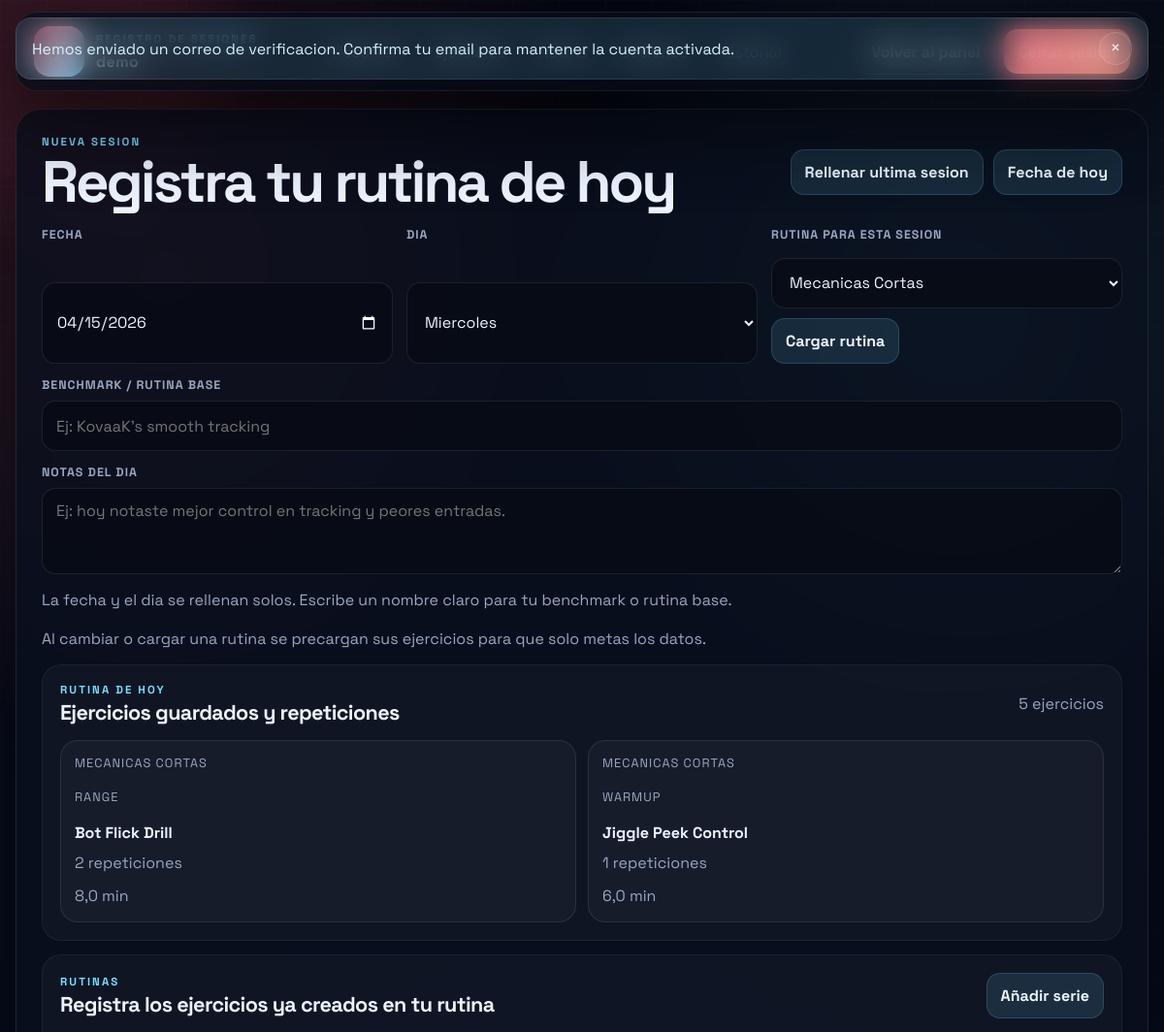
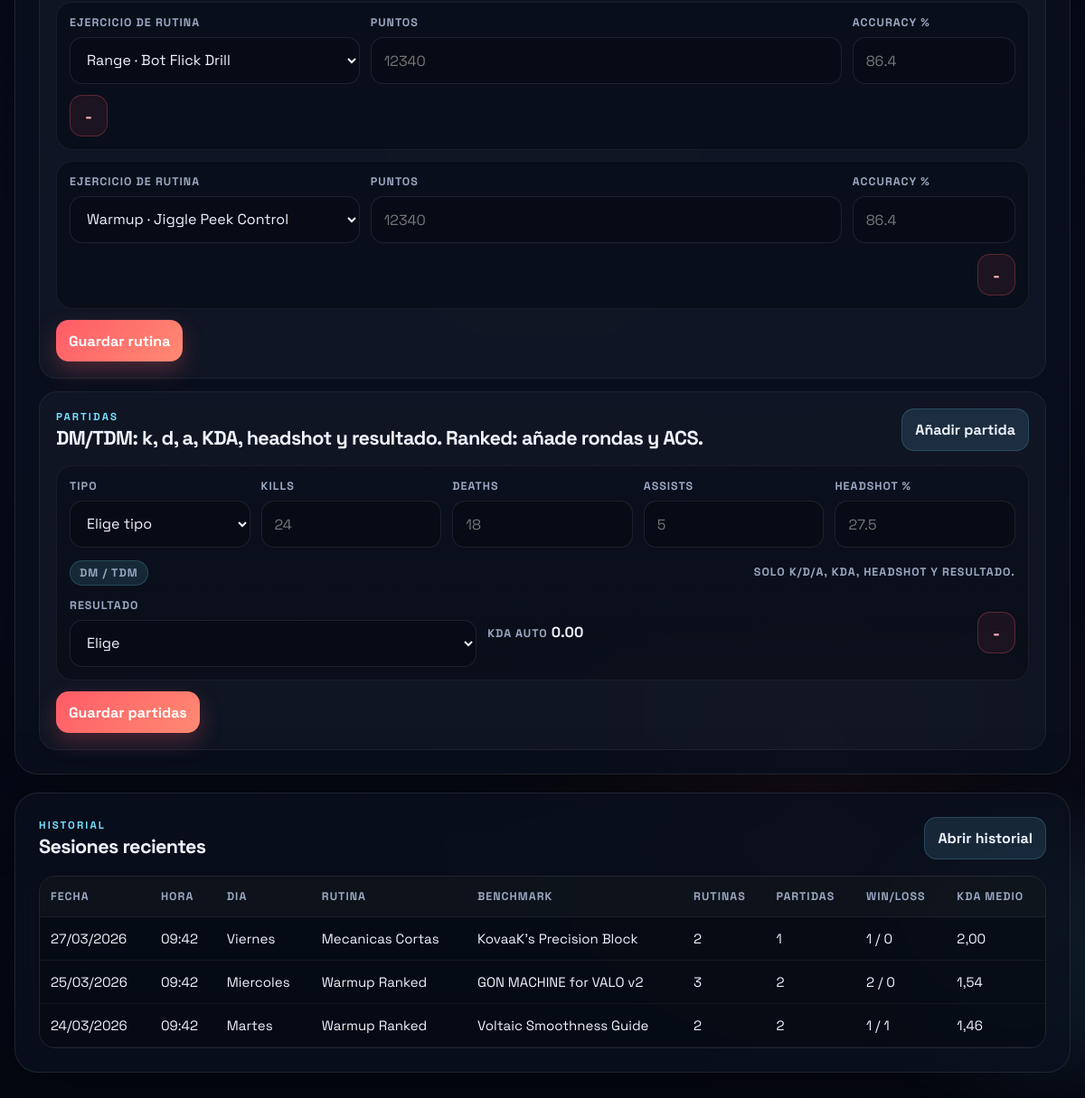
The page /sessions.php (signed in) on the database its author committed (2 pictures, top to bottom).
### tables this page shows
CREATE TABLE IF NOT EXISTS users (
    id INT UNSIGNED NOT NULL AUTO_INCREMENT,
    username VARCHAR(50) NOT NULL,
    email VARCHAR(120) NOT NULL,
    password_hash VARCHAR(255) NOT NULL,
    email_verified_at TIMESTAMP NULL DEFAULT NULL,
    email_verification_token_hash CHAR(64) NULL,
    email_verification_sent_at TIMESTAMP NULL DEFAULT NULL,
    created_at TIMESTAMP NOT NULL DEFAULT CURRENT_TIMESTAMP,
    updated_at TIMESTAMP NOT NULL DEFAULT CURRENT_TIMESTAMP ON UPDATE CURRENT_TIMESTAMP,
    PRIMARY KEY (id),
    UNIQUE KEY uq_users_username (username),
    UNIQUE KEY uq_users_email (email)
);

CREATE TABLE IF NOT EXISTS user_routine_items (
    id INT UNSIGNED NOT NULL AUTO_INCREMENT,
    user_id INT UNSIGNED NOT NULL,
    routine_name VARCHAR(120) NOT NULL DEFAULT 'Rutina principal',
    exercise_id INT UNSIGNED NOT NULL,
    sort_order INT NOT NULL DEFAULT 0,
    repetitions INT UNSIGNED NOT NULL DEFAULT 1,
    target_minutes DECIMAL(6,2) NULL,
    target_accuracy DECIMAL(5,2) NULL,
    notes TEXT NULL,
    created_at TIMESTAMP NOT NULL DEFAULT CURRENT_TIMESTAMP,
    updated_at TIMESTAMP NOT NULL DEFAULT CURRENT_TIMESTAMP ON UPDATE CURRENT_TIMESTAMP,
    PRIMARY KEY (id),
    UNIQUE KEY uq_user_routine_user_name_exercise (user_id, routine_name, exercise_id),
    KEY idx_user_routine_user (user_id),
    KEY idx_user_routine_name (routine_name),
    KEY idx_user_routine_exercise (exercise_id),
    CONSTRAINT fk_user_routine_user
        FOREIGN KEY (user_id) REFERENCES users (id)
        ON DELETE CASCADE,
    CONSTRAINT fk_user_routine_exercise
        FOREIGN KEY (exercise_id) REFERENCES training_exercises (id)
        ON DELETE CASCADE
);

CREATE TABLE IF NOT EXISTS training_exercises (
    id INT UNSIGNED NOT NULL AUTO_INCREMENT,
    platform VARCHAR(40) NOT NULL,
    exercise_name VARCHAR(190) NOT NULL,
    notes TEXT NULL,
    created_at TIMESTAMP NOT NULL DEFAULT CURRENT_TIMESTAMP,
    updated_at TIMESTAMP NOT NULL DEFAULT CURRENT_TIMESTAMP ON UPDATE CURRENT_TIMESTAMP,
    PRIMARY KEY (id),
    UNIQUE KEY uq_training_exercises_platform_name (platform, exercise_name)
);

CREATE TABLE IF NOT EXISTS training_days (
    id INT UNSIGNED NOT NULL AUTO_INCREMENT,
    user_id INT UNSIGNED NOT NULL,
    session_date DATE NOT NULL,
    day_name VARCHAR(20) NOT NULL,
    session_routine_name VARCHAR(120) NULL,
    benchmark_routine_item_id INT UNSIGNED NULL,
    benchmark VARCHAR(190) NOT NULL,
    notes TEXT NULL,
    extra_data_json LONGTEXT NULL,
    created_at TIMESTAMP NOT NULL DEFAULT CURRENT_TIMESTAMP,
    updated_at TIMESTAMP NOT NULL DEFAULT CURRENT_TIMESTAMP ON UPDATE CURRENT_TIMESTAMP,
    PRIMARY KEY (id),
    UNIQUE KEY uq_training_days_user_date (user_id, session_date),
    KEY idx_training_days_benchmark_item (benchmark_routine_item_id),
    CONSTRAINT fk_training_days_user
        FOREIGN KEY (user_id) REFERENCES users (id)
        ON DELETE CASCADE,
    CONSTRAINT fk_training_days_benchmark_item
        FOREIGN KEY (benchmark_routine_item_id) REFERENCES user_routine_items (id)
        ON DELETE SET NULL
);

### sessions.php (the view, shortened to what the rows shown need)
<?php
require_once __DIR__ . '/db.php';
require_once __DIR__ . '/helpers.php';
require_once __DIR__ . '/app_context.php';
$pdo = null;
try {
    $pdo = db();
} catch (Throwable $throwable) {
    $dbError = 'No se pudo conectar a la base de datos. Revisa la configuracion de InfinityFree.';
}
$user = null;
$sessions = [];
$routineItems = [];
if ($pdo instanceof PDO) {
    $user = current_user($pdo);
    $sessions = fetch_sessions($pdo, (int) $user['id']);
    $routineItems = fetch_user_routine_items($pdo, (int) $user['id']);
}
?>
<!doctype html>
<html lang="es">
<head>
  <link rel="stylesheet" href="styles.css?v=<?= h(asset_version('styles.css')) ?>" />
</head>
<body>
  <header class="site-header card">
    <div class="brand brand-lockup">
      <div>
        <p class="eyebrow">Registro de sesiones</p>
        <h1><?= $user ? h($user['username']) : 'Training Log' ?></h1>
      </div>
    </div>
  </header>
  <main class="page-shell page-shell-wide">
    <section class="card overview-card">
      <div class="section-title">
        <div>
          <h2>Registra tu rutina de hoy</h2>
        </div>
      </div>
      <form class="entry-form compact-form" action="actions.php" method="post" data-draft-form="sessions">
        <?php if ($routineItems): ?>
          <section class="sub-section">
            <div class="routine-summary-grid">
              <?php foreach ($routineItems as $routineItem): ?>
                <article class="routine-summary-card" data-routine-name="<?= h((string) $routineItem['routine_name']) ?>">
                  <p class="panel-label"><?= h((string) $routineItem['routine_name']) ?></p>
                  <p class="panel-label"><?= h((string) $routineItem['platform']) ?></p>
                  <h4><?= h((string) $routineItem['exercise_name']) ?></h4>
                  <p class="small-muted"><?= h(format_int_es((int) $routineItem['repetitions'])) ?> repeticiones</p>
                  <p class="small-muted"><?= h($routineItem['target_minutes'] !== null ? format_float_es((float) $routineItem['target_minutes'], 1) . ' min' : 'Sin min objetivo') ?></p>
                </article>
              <?php endforeach; ?>
            </div>
          </section>
        <?php else: ?>
          <section class="sub-section">
            <p class="small-muted">No tienes rutina creada. Ve a <a href="routine.php">Rutina</a> para añadir ejercicios y que aparezcan aqui.</p>
          </section>
        <?php endif; ?>
      </form>
    </section>
    <section class="card overview-card">
      <div class="table-wrap compact-table">
        <table>
          <thead>
            <tr>
              <th>Fecha</th>
              <th>Hora</th>
              <th>Dia</th>
              <th>Rutina</th>
              <th>Benchmark</th>
              <th>Rutinas</th>
              <th>Partidas</th>
              <th>Win/Loss</th>
              <th>KDA medio</th>
            </tr>
          </thead>
          <tbody id="logBody">
            <?php if (!$sessions): ?>
              <tr>
                <td class="empty" colspan="9">Aun no hay registros.</td>
              </tr>
            <?php else: ?>
              <?php foreach (array_slice($sessions, 0, 8) as $session): ?>
                <tr id="session-<?= (int) $session['id'] ?>">
                  <td><?= h(date('d/m/Y', strtotime((string) $session['session_date']))) ?></td>
                  <td><?= h(date('H:i', strtotime((string) $session['created_at']))) ?></td>
                  <td><?= h(day_label_es((string) $session['day_name'])) ?></td>
                  <td><?= h((string) (($session['session_routine_name'] ?? '') !== '' ? $session['session_routine_name'] : '-')) ?></td>
                  <td><?= h((string) $session['benchmark']) ?></td>
                  <td><?= h(format_int_es((int) count($session['routines']))) ?></td>
                  <td><?= h(format_int_es((int) $session['match_count'])) ?></td>
                  <td><?= h(format_int_es((int) $session['win_count'])) ?> / <?= h(format_int_es((int) $session['loss_count'])) ?></td>
                  <td><?= h($session['avg_kda'] !== null ? format_float_es((float) $session['avg_kda']) : '-') ?></td>
                </tr>
              <?php endforeach; ?>
            <?php endif; ?>
          </tbody>
        </table>
      </div>
    </section>
  </main>
</body>
</html>

### rows shown on the page
users: username "demo"
user_routine_items: routine_name "MECANICAS CORTAS", exercise.platform "RANGE", exercise.exercise_name "Bot Flick Drill", repetitions "2", target_minutes "8,0 min"
user_routine_items: routine_name "MECANICAS CORTAS", exercise.platform "WARMUP", exercise.exercise_name "Jiggle Peek Control", repetitions "1", target_minutes "6,0 min"
training_days: session_date "27/03/2026", created_at "09:42", day_name "Viernes", session_routine_name "Mecanicas Cortas", benchmark "KovaaK's Precision Block", routines "2", match_count "1", win_count "1", loss_count "0", avg_kda "2,00"
training_days: session_date "25/03/2026", created_at "09:42", day_name "Miercoles", session_routine_name "Warmup Ranked", benchmark "GON MACHINE for VALO v2", routines "3", id "2", loss_count "0", id "1,54"
training_days: session_date "24/03/2026", created_at "09:42", day_name "Martes", session_routine_name "Warmup Ranked", benchmark "Voltaic Smoothness Guide", routines "2", match_count "2", id "1", avg_kda "1,46"

### other values the page prints
$message "Hemos enviado un correo de verificacion. Confirma tu email para mantener la cuenta activada."
count($routineItems) "5"
form field session_routine_name "Mecanicas Cortas"
form field value "Range · Bot Flick Drill"
